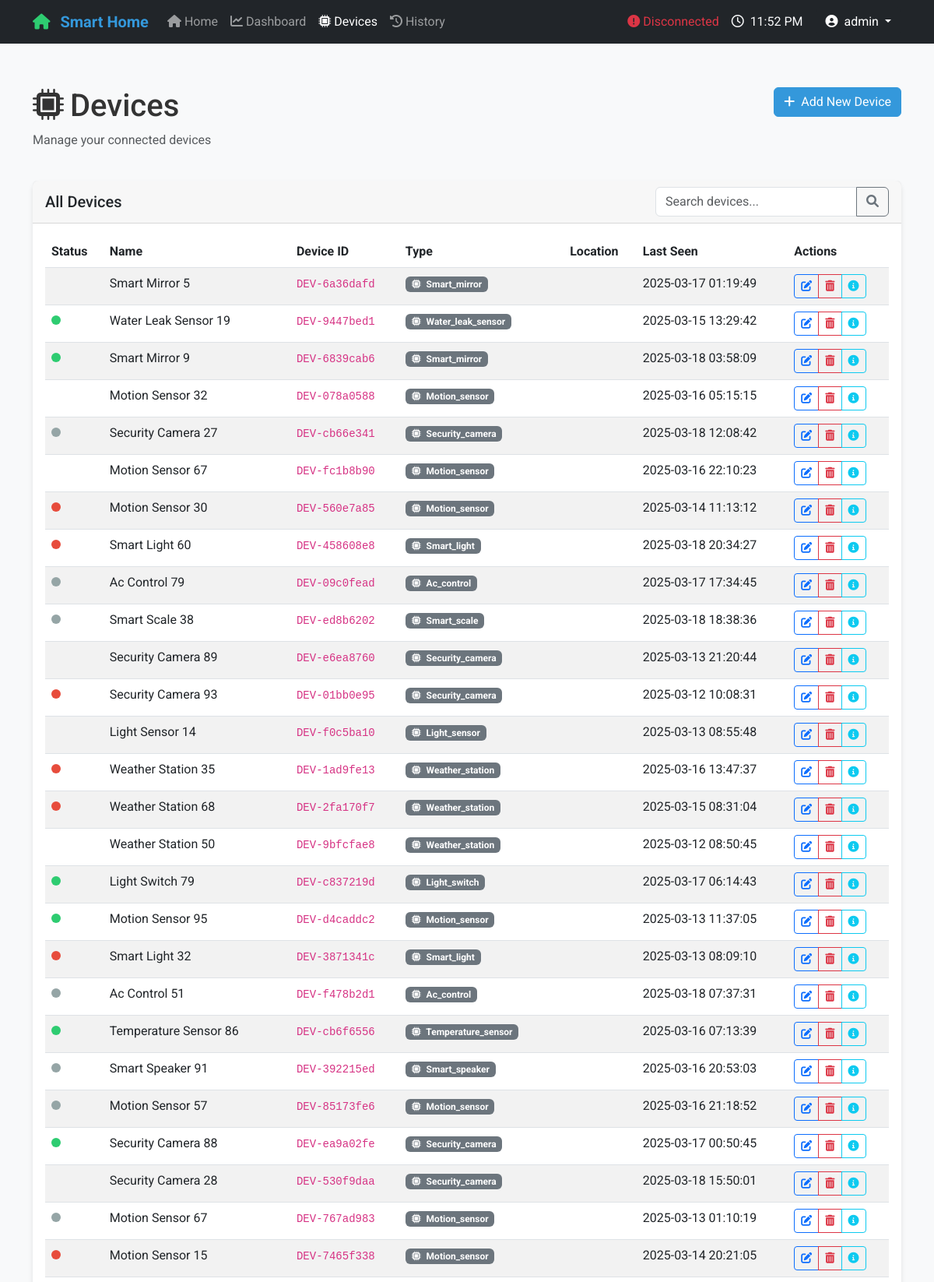
The app's page /devices (signed in, upper part) with its own data.
### models.py (models this page shows, shortened)
class User(UserMixin, db.Model):
    __tablename__ = 'users'
    id = db.Column(db.Integer, primary_key=True)
    username = db.Column(db.String(64), unique=True, nullable=False, index=True)
    email = db.Column(db.String(120), unique=True, nullable=False, index=True)
    password_hash = db.Column(db.String(128), nullable=False)
    first_name = db.Column(db.String(64))
    last_name = db.Column(db.String(64))
    is_admin = db.Column(db.Boolean, default=False)
    created_at = db.Column(db.DateTime, default=datetime.utcnow)
    last_login = db.Column(db.DateTime)
    homes = db.relationship('Home', backref='owner', lazy=True)
    actions = db.relationship('UserAction', backref='user', lazy=True)
    role_mappings = db.relationship('UserRoleMapping', backref='user', lazy=True, cascade="all, delete-orphan")
    home_accesses = db.relationship('HomeAccess', backref='user', lazy=True, cascade="all, delete-orphan")

class Device(db.Model):
    __tablename__ = 'devices'
    id = db.Column(db.Integer, primary_key=True)
    device_id = db.Column(db.String(50), unique=True, nullable=False)
    name = db.Column(db.String(100), nullable=False)
    type = db.Column(db.String(50), nullable=False)
    room_id = db.Column(db.Integer, db.ForeignKey('rooms.id'), nullable=False)
    status = db.Column(db.String(20), default='offline')
    last_seen = db.Column(db.DateTime, default=datetime.utcnow)
    is_active = db.Column(db.Boolean, default=True)
    sensor_data = db.relationship('SensorData', backref='device', lazy=True, cascade="all, delete-orphan")
    user_actions = db.relationship('UserAction', backref='device', lazy=True, cascade="all, delete-orphan")

### app.py (the view)
@app.route('/devices')
def devices():
    with app.app_context():
        all_devices = Device.query.all()
        return render_template('devices.html', devices=all_devices)

### app.py (called while the page is built)
@login_manager.user_loader
def load_user(user_id):
    return User.query.get(int(user_id))

### templates/devices.html (shortened to what this page needs)
{% extends "base.html" %}  {% block content %}
<div class="row mt-4 mb-4">
  <div class="col-md-6">
    <h1><i class="fas fa-microchip me-2"></i>Devices</h1>
    <p class="text-muted">Manage your connected devices</p>
  </div>
  <div class="col-md-6 text-md-end">
    <button
      class="btn btn-primary"
      data-bs-toggle="modal"
      data-bs-target="#addDeviceModal"
    >
      <i class="fas fa-plus me-1"></i> Add New Device
    </button>
  </div>
</div>
<div class="card">
  <div class="card-header">
    <div class="d-flex justify-content-between align-items-center">
      <h5 class="mb-0">All Devices</h5>
      <div class="input-group" style="width: 300px">
        <input
          type="text"
          class="form-control"
          id="deviceSearch"
          placeholder="Search devices..."
        />
        <button class="btn btn-outline-secondary" type="button">
          <i class="fas fa-search"></i>
        </button>
      </div>
    </div>
  </div>
  <div class="card-body">
    <div class="table-responsive">
      <table class="table table-striped table-hover">
        <thead>
          <tr>
            <th scope="col">Status</th>
            <th scope="col">Name</th>
            <th scope="col">Device ID</th>
            <th scope="col">Type</th>
            <th scope="col">Location</th>
            <th scope="col">Last Seen</th>
            <th scope="col">Actions</th>
          </tr>
        </thead>
        <tbody>
          {% for device in devices %}
          <tr>
            <td>
              <span
                class="device-status status-{{ device.status }}"
                data-device-id="{{ device.device_id }}"
                data-bs-toggle="tooltip"
                data-bs-placement="top"
                title="Status: {{ device.status }}"
              ></span>
            </td>
            <td>{{ device.name }}</td>
            <td><code>{{ device.device_id }}</code></td>
            <td>
              {% if device.type == 'temperature' %}
              <span class="badge bg-danger"
                ><i class="fas fa-thermometer-half me-1"></i> Temperature</span
              >
              {% elif device.type == 'humidity' %}
              <span class="badge bg-info"
                ><i class="fas fa-tint me-1"></i> Humidity</span
              >
              {% elif device.type == 'light' %}
              <span class="badge bg-warning"
                ><i class="fas fa-lightbulb me-1"></i> Light</span
              >
              {% else %}
              <span class="badge bg-secondary"
                ><i class="fas fa-microchip me-1"></i> {{ device.type|title
                }}</span
              >
              {% endif %}
            </td>
            <td>
            </td>
            <td>
              <span
                class="device-last-seen"
                data-device-id="{{ device.device_id }}"
                data-timestamp="{{ device.last_seen }}"
              >
                {% if device.last_seen %} {{ device.last_seen.strftime('%Y-%m-%d
                %H:%M:%S') }} {% else %} Never {% endif %}
              </span>
            </td>
            <td>
              <div class="btn-group btn-group-sm">
                <button
                  type="button"
                  class="btn btn-outline-primary"
                  data-bs-toggle="modal"
                  data-bs-target="#editDeviceModal"
                  data-device-id="{{ device.device_id }}"
                >
                  <i class="fas fa-edit"></i>
                </button>
                <button
                  type="button"
                  class="btn btn-outline-danger"
                  data-bs-toggle="modal"
                  data-bs-target="#deleteDeviceModal"
                  data-device-id="{{ device.device_id }}"
                >
                  <i class="fas fa-trash-alt"></i>
                </button>
                <button
                  type="button"
                  class="btn btn-outline-info"
                  data-bs-toggle="modal"
                  data-bs-target="#deviceDetailsModal"
                  data-device-id="{{ device.device_id }}"
                >
                  <i class="fas fa-info-circle"></i>
                </button>
              </div>
            </td>
          </tr>
          {% endfor %}
        </tbody>
      </table>
    </div>
  </div>
</div>
{% endblock %}

### templates/base.html (shortened to what this page needs)
<!DOCTYPE html>
<html lang="en">
  <head>
    <link
      href="https://cdn.jsdelivr.net/npm/bootstrap@5.3.0-alpha1/dist/css/bootstrap.min.css"
      rel="stylesheet"
    />
    <link
      rel="stylesheet"
      href="https://cdnjs.cloudflare.com/ajax/libs/font-awesome/6.0.0/css/all.min.css"
    />
    <link
      rel="stylesheet"
      href="{{ url_for('static', filename='css/main.css') }}"
    />
  </head>
  <body>
    <nav class="navbar navbar-expand-lg navbar-dark bg-dark">
      <div class="container">
        <a class="navbar-brand" href="{{ url_for('index') }}">
          <i class="fas fa-home"></i> Smart Home
        </a>
        <div class="collapse navbar-collapse" id="navbarNav">
          <ul class="navbar-nav me-auto">
            <li class="nav-item">
              <a
                class="nav-link {% if request.path == '/' %}active{% endif %}"
                href="{{ url_for('index') }}"
              >
                <i class="fas fa-home"></i> Home
              </a>
            </li>
            <li class="nav-item">
              <a
                class="nav-link {% if request.path == '/dashboard' %}active{% endif %}"
                href="{{ url_for('dashboard') }}"
              >
                <i class="fas fa-chart-line"></i> Dashboard
              </a>
            </li>
            <li class="nav-item">
              <a
                class="nav-link {% if request.path == '/devices' %}active{% endif %}"
                href="{{ url_for('devices') }}"
              >
                <i class="fas fa-microchip"></i> Devices
              </a>
            </li>
            <li class="nav-item">
              <a
                class="nav-link {% if request.path == '/history' %}active{% endif %}"
                href="{{ url_for('history') }}"
              >
                <i class="fas fa-history"></i> History
              </a>
            </li>
          </ul>
          <div class="d-flex align-items-center">
            <div id="connection-status" class="me-3 text-danger">
              <i class="fas fa-exclamation-circle"></i>
              <span>Disconnected</span>
            </div>
            <div class="text-light me-3">
              <i class="far fa-clock me-1"></i>
              <span class="current-time">--:--</span>
            </div>
            {% if current_user.is_authenticated %}
            <div class="dropdown">
              <button
                class="btn btn-dark dropdown-toggle"
                type="button"
                id="userDropdown"
                data-bs-toggle="dropdown"
                aria-expanded="false"
              >
                <i class="fas fa-user-circle me-1"></i>
                {{ current_user.username }}
              </button>
            </div>
            {% endif %}
          </div>
        </div>
      </div>
    </nav>
    <div class="main-container">
      <div class="container">
        {% block content %}{% endblock %}
      </div>
    </div>
  </body>
</html>

### static/css/main.css (style rules this page uses)
:root { --primary-color: #3498db; --secondary-color: #2ecc71; --danger-color: #e74c3c; --warning-color: #f39c12; --dark-color: #2c3e50; --light-color: #ecf0f1; --gray-color: #95a5a6; --border-radius: 0.5rem; --box-shadow: 0 4px 6px rgba(0, 0, 0, 0.1); --transition: all 0.3s ease; }
body { font-family: 'Roboto', 'Segoe UI', Tahoma, Geneva, Verdana, sans-serif; background-color: #f8f9fa; color: #333; min-height: 100vh; display: flex; flex-direction: column; }
.navbar-brand { font-weight: 700; color: var(--primary-color) !important; }
.navbar-brand i { margin-right: 0.5rem; color: var(--secondary-color); }
.main-container { flex: 1; padding: 2rem 0; }
.card { border-radius: var(--border-radius); box-shadow: var(--box-shadow); transition: var(--transition); border: none; margin-bottom: 1.5rem; }
.card-header { background-color: rgba(0, 0, 0, 0.03); border-bottom: 1px solid rgba(0, 0, 0, 0.125); font-weight: 600; }
.device-status { display: inline-block; width: 12px; height: 12px; border-radius: 50%; margin-right: 8px; }
.status-online { background-color: var(--secondary-color); }
.status-offline { background-color: var(--gray-color); }
.status-error { background-color: var(--danger-color); }
.btn-primary { background-color: var(--primary-color); border-color: var(--primary-color); }

### records on screen
User: username "admin"
Device: name "Smart Mirror 5", device_id "DEV-6a36dafd", type "Smart_mirror", last_seen "2025-03-17 01:19:49"
Device: name "Water Leak Sensor 19", device_id "DEV-9447bed1", type "Water_leak_sensor", last_seen "2025-03-15 13:29:42"
Device: name "Smart Mirror 9", device_id "DEV-6839cab6", type "Smart_mirror", last_seen "2025-03-18 03:58:09"
Device: name "Motion Sensor 32", device_id "DEV-078a0588", type "Motion_sensor", last_seen "2025-03-16 05:15:15"
Device: name "Security Camera 27", device_id "DEV-cb66e341", type "Security_camera", last_seen "2025-03-18 12:08:42"
Device: name "Motion Sensor 67", device_id "DEV-fc1b8b90", type "Motion_sensor", last_seen "2025-03-16 22:10:23"
Device: name "Motion Sensor 30", device_id "DEV-560e7a85", type "Motion_sensor", last_seen "2025-03-14 11:13:12"
Device: name "Smart Light 60", device_id "DEV-458608e8", type "Smart_light", last_seen "2025-03-18 20:34:27"
Device: name "Ac Control 79", device_id "DEV-09c0fead", type "Ac_control", last_seen "2025-03-17 17:34:45"
Device: name "Smart Scale 38", device_id "DEV-ed8b6202", type "Smart_scale", last_seen "2025-03-18 18:38:36"
Device: name "Security Camera 89", device_id "DEV-e6ea8760", type "Security_camera", last_seen "2025-03-13 21:20:44"
Device: name "Security Camera 93", device_id "DEV-01bb0e95", type "Security_camera", last_seen "2025-03-12 10:08:31"
Device: name "Light Sensor 14", device_id "DEV-f0c5ba10", type "Light_sensor", last_seen "2025-03-13 08:55:48"
Device: name "Weather Station 35", device_id "DEV-1ad9fe13", type "Weather_station", last_seen "2025-03-16 13:47:37"
Device: name "Weather Station 68", device_id "DEV-2fa170f7", type "Weather_station", last_seen "2025-03-15 08:31:04"
Device: name "Weather Station 50", device_id "DEV-9bfcfae8", type "Weather_station", last_seen "2025-03-12 08:50:45"
Device: name "Light Switch 79", device_id "DEV-c837219d", type "Light_switch", last_seen "2025-03-17 06:14:43"
Device: name "Motion Sensor 95", device_id "DEV-d4caddc2", type "Motion_sensor", last_seen "2025-03-13 11:37:05"
Device: name "Smart Light 32", device_id "DEV-3871341c", type "Smart_light", last_seen "2025-03-13 08:09:10"
Device: name "Ac Control 51", device_id "DEV-f478b2d1", type "Ac_control", last_seen "2025-03-18 07:37:31"
Device: name "Temperature Sensor 86", device_id "DEV-cb6f6556", type "Temperature_sensor", last_seen "2025-03-16 07:13:39"
Device: name "Smart Speaker 91", device_id "DEV-392215ed", type "Smart_speaker", last_seen "2025-03-16 20:53:03"
Device: name "Motion Sensor 57", device_id "DEV-85173fe6", type "Motion_sensor", last_seen "2025-03-16 21:18:52"
Device: name "Security Camera 88", device_id "DEV-ea9a02fe", type "Security_camera", last_seen "2025-03-17 00:50:45"
Device: name "Security Camera 28", device_id "DEV-530f9daa", type "Security_camera", last_seen "2025-03-18 15:50:01"
Device: name "Motion Sensor 67", device_id "DEV-767ad983", type "Motion_sensor", last_seen "2025-03-13 01:10:19"
Device: name "Motion Sensor 15", device_id "DEV-7465f338", type "Motion_sensor", last_seen "2025-03-14 20:21:05"
